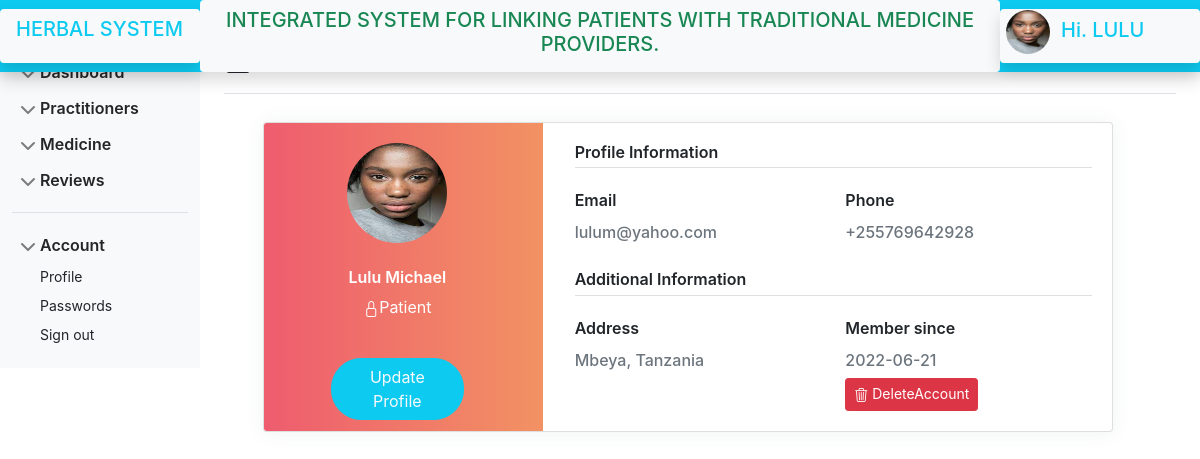
Screenshot of /patients/profile.php (signed in) with the database file from the repository.
### tables this page shows
CREATE TABLE `patients` (
  `id` int(50) NOT NULL AUTO_INCREMENT,
  `fname` varchar(50) NOT NULL,
  `lname` varchar(50) NOT NULL,
  `username` varchar(50) NOT NULL,
  `password` varchar(50) NOT NULL,
  `email` varchar(255) NOT NULL,
  `phone` int(255) NOT NULL,
  `profile` varchar(255) NOT NULL,
  `joined_on` date NOT NULL DEFAULT current_timestamp(),
  `address` varchar(255) NOT NULL,
  PRIMARY KEY (`id`)
);

### patients/profile.php (the view, shortened to what this page needs)
<?php  include "../includes/database.php";
if(isset($_SESSION['patient'])){
    $user = $_SESSION['patient'];
}else{
    header('Location:../login.php?msg=Session has ended !');
}
?>
<?php
    $sql = "SELECT * FROM `patients` WHERE `username`= '$user'";
    $query = mysqli_query($conn,$sql);
    $row = mysqli_fetch_assoc($query);
    if($row){
        $fname = $row['fname'];
        $lname = $row['lname'];
        $image = $row['profile'];
        $phone = $row['phone'];
        $email = $row['email'];
        $address =$row['address'];
        $joined = $row['joined_on'];
    }
?>
<!doctype html>
<html lang="en">
<head>
    <link href="../css/bootstrap.css" rel="stylesheet">
    <link rel="stylesheet" href="profile.css">
    <link href="https://cdn.jsdelivr.net/npm/bootstrap@5.0.2/dist/css/bootstrap.min.css" rel="stylesheet"
>
    <link rel="stylesheet" href="https://cdn.jsdelivr.net/npm/bootstrap-icons@1.8.2/font/bootstrap-icons.css">
    <link href="https://cdnjs.cloudflare.com/ajax/libs/font-awesome/5.13.0/css/all.min.css" rel="stylesheet">
    <link rel="stylesheet" href="sidebar.css">
</head>
<body>
    <?php include '../includes/pat_header.php';?>
    <div class="container-fluid ">
        <div class="row">
            <?php include '../includes/patnavbar.php';?>
            <main class="col-md-9 ms-sm-auto col-lg-10 px-md-4 pt-4">
                <div
                    class="d-flex justify-content-between flex-wrap flex-md-nowrap align-items-center pt-3 pb-2 mb-3 border-bottom">
                    <h3><i class="bi bi-journal-medical"></i> My Profile</h3>
                </div>
                <div class="container p-0" id="page-content">
                    <div class="row container p-2 d-flex justify-content-center">
                        <div class="col-lg-11 col-md-12 p-1">
                            <div class="card user-card-full">
                                <div class="row m-l-0 m-r-0">
                                    <div class="col-sm-4 bg-c-lite-green user-profile">
                                        <div class="card-block text-center text-white">
                                            <div class="m-b-25">
                                                <img src="../upload/<?php echo $image; ?>" data-toggle="modal"
                                                    data-target="#updatepic" class=" img-radius rounded-circle"
                                                    alt="User-Profile-Image" height="100px" width="100px">
                                            </div>
                                            <h6 class="f-w-600">
                                                <?php echo $fname;echo ' ';echo $lname; ?></h6>
                                            <p><i class="bi bi-lock"></i>Patient
                                            </p>
                                        </div>
                                        <div class="col-lg-6 d-flex m-auto t">
                                            <button type="button" class="btn btn-info text-light"
                                                style="border-radius: 30px;" data-toggle="modal"
                                                data-target="#updatemodel">
                                                Update Profile
                                            </button>
                                        </div>
                                    </div>
                                    <div class="col-sm-8">
                                        <div class="card-block">
                                            <h6 class="m-b-20 p-b-5 b-b-default f-w-600">Profile Information
                                            </h6>
                                            <div class="row">
                                                <div class="col-sm-6">
                                                    <p class="m-b-10 f-w-600">Email</p>
                                                    <h6 class="text-muted f-w-400"><?php echo $email; ?></h6>
                                                </div>
                                                <div class="col-sm-6">
                                                    <p class="m-b-10 f-w-600">Phone</p>
                                                    <h6 class="text-muted f-w-400">+255<?php echo $phone; ?></h6>
                                                </div>
                                            </div>
                                            <h6 class="m-b-20 m-t-40 p-b-5 b-b-default f-w-600">Additional Information
                                            </h6>
                                            <div class="row">
                                                <div class="col-sm-6">
                                                    <p class="m-b-10 f-w-600">Address</p>
                                                    <h6 class="text-muted f-w-400"><?php echo $address ;?></h6>
                                                </div>
                                                <div class="col-sm-6">
                                                    <p class="m-b-10 f-w-600">Member since</p>
                                                    <h6 class="text-muted f-w-400"><?php echo $joined; ?></h6>
                                                    <button type="button" class="btn btn-danger btn-sm"
                                                        data-toggle="modal" data-target=".bd-example-modal-sm">
                                                        <span class="bi bi-trash3"
                                                            aria-hidden="true"></span>&nbsp;DeleteAccount
                                                    </button>
                                                </div>
                                            </div>
                                        </div>
                                    </div>
                                </div>
                            </div>
                        </div>
                    </div>
                </div>
            </main>
        </div>
    </div>
</body>
</html>

### includes/pat_header.php (shortened to what this page needs)
<header class="navbar fixed-top bg-info flex-md-nowrap p-0 shadow">
        <a class="navbar-brand col-md-3 col-lg-2 me-0 px-3 py-2 bg-light text-info shadow rounded" href="#">
            <h5 style="height: 38px;margin: 0;">HERBAL SYSTEM</h5>
        </a>
        <div class="p-2 text-center d-none d-md-block text-success rounded bg-light">
            <marquee behavior="" direction="">
            <h5>INTEGRATED SYSTEM FOR LINKING PATIENTS WITH TRADITIONAL MEDICINE PROVIDERS.</h5>
            </marquee>
        </div>
        <?php
            include 'database.php';
            $user = $_SESSION['patient'];
            $img_sql = "SELECT `profile` FROM `patients` WHERE `username`='$user'";
            $img_query = mysqli_query($conn,$img_sql);
            $img_data = mysqli_fetch_assoc($img_query);
            $img = $img_data['profile'];
        ?>
        <div class="col-2 d-flex d-none d-sm-block bg-light text-info shadow rounded" style="padding: 1px;">
            <h5> &nbsp;<img src="../upload/<?php echo $img;?>"
               height="44px" width="44px" class="rounded-circle" alt="">&nbsp;&nbsp;Hi.
                <?php echo strtoupper($user);?>
            </h5>
        </div>
    </header>

### patients/profile.css (style rules this page uses)
body { font-family: -apple-system, BlinkMacSystemFont, 'Segoe UI', Roboto, Oxygen, Ubuntu, Cantarell, 'Open Sans', 'Helvetica Neue', sans-serif; background-color: #f9f9fa }
.user-card-full { overflow: hidden; }
.card { border-radius: 5px; -webkit-box-shadow: 0 1px 20px 0 rgba(69,90,100,0.08); box-shadow: 0 1px 20px 0 rgba(69,90,100,0.08); border: none; margin-bottom: 30px; }
.m-r-0 { margin-right: 0px; }
.m-l-0 { margin-left: 0px; }
.user-card-full .user-profile { border-radius: 5px 0 0 5px; }
.bg-c-lite-green { background: -webkit-gradient(linear, left top, right top, from(#f29263), to(#ee5a6f)); background: linear-gradient(to right, #ee5a6f, #f29263); }
.card-block { padding: 1.25rem; }
.m-b-25 { margin-bottom: 25px; }
.img-radius { border-radius: 5px; }
h6 { font-size: 18px; }
.card .card-block p { line-height: 25px; }
.b-b-default { border-bottom: 1px solid #e0e0e0; }
.m-b-20 { margin-bottom: 20px; }
.m-b-10 { margin-bottom: 10px; }
.text-muted { color: #919aa3 !important; }
.f-w-600 { font-weight: 600; }
.m-t-40 { margin-top: 20px; }
.p-b-5 { padding-bottom: 5px !important; }

### patients/sidebar.css (style rules this page uses)
body { font-family: -apple-system, BlinkMacSystemFont, 'Segoe UI', Roboto, Oxygen, Ubuntu, Cantarell, 'Open Sans', 'Helvetica Neue', sans-serif; min-height: 100vh; min-height: -webkit-fill-available; }
html { height: -webkit-fill-available; }
.bi { vertical-align: -.125em; pointer-events: none; fill: currentColor; }

### rows the page displays
patients: profile (picture), fname "Lulu", lname "Michael", email "lulum@yahoo.com", phone "769642928", address "Mbeya, Tanzania", joined_on "2022-06-21"

### other values shown
$user "LULU"
